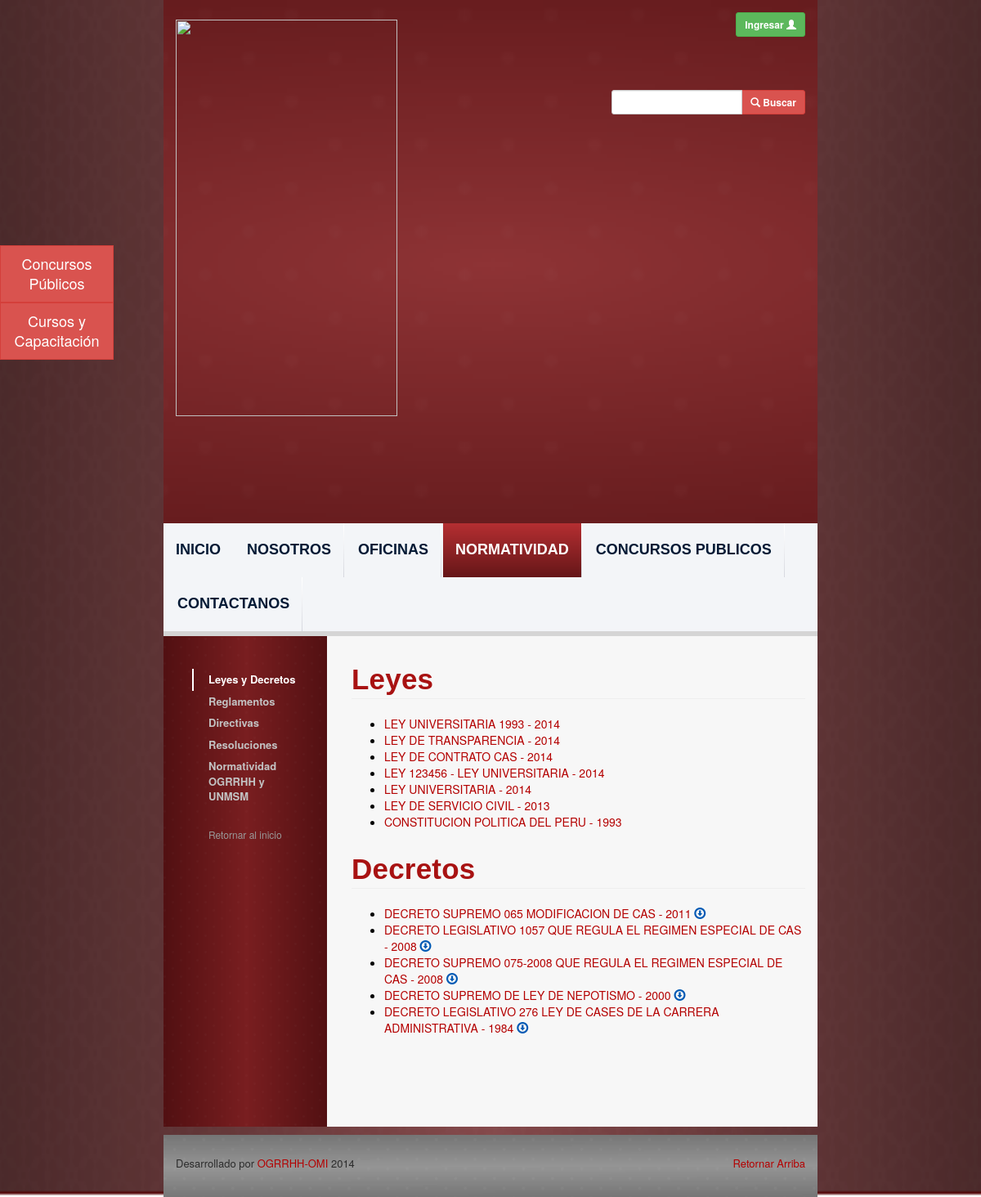
Before: /legislation-laws-decree.php with the older database file.
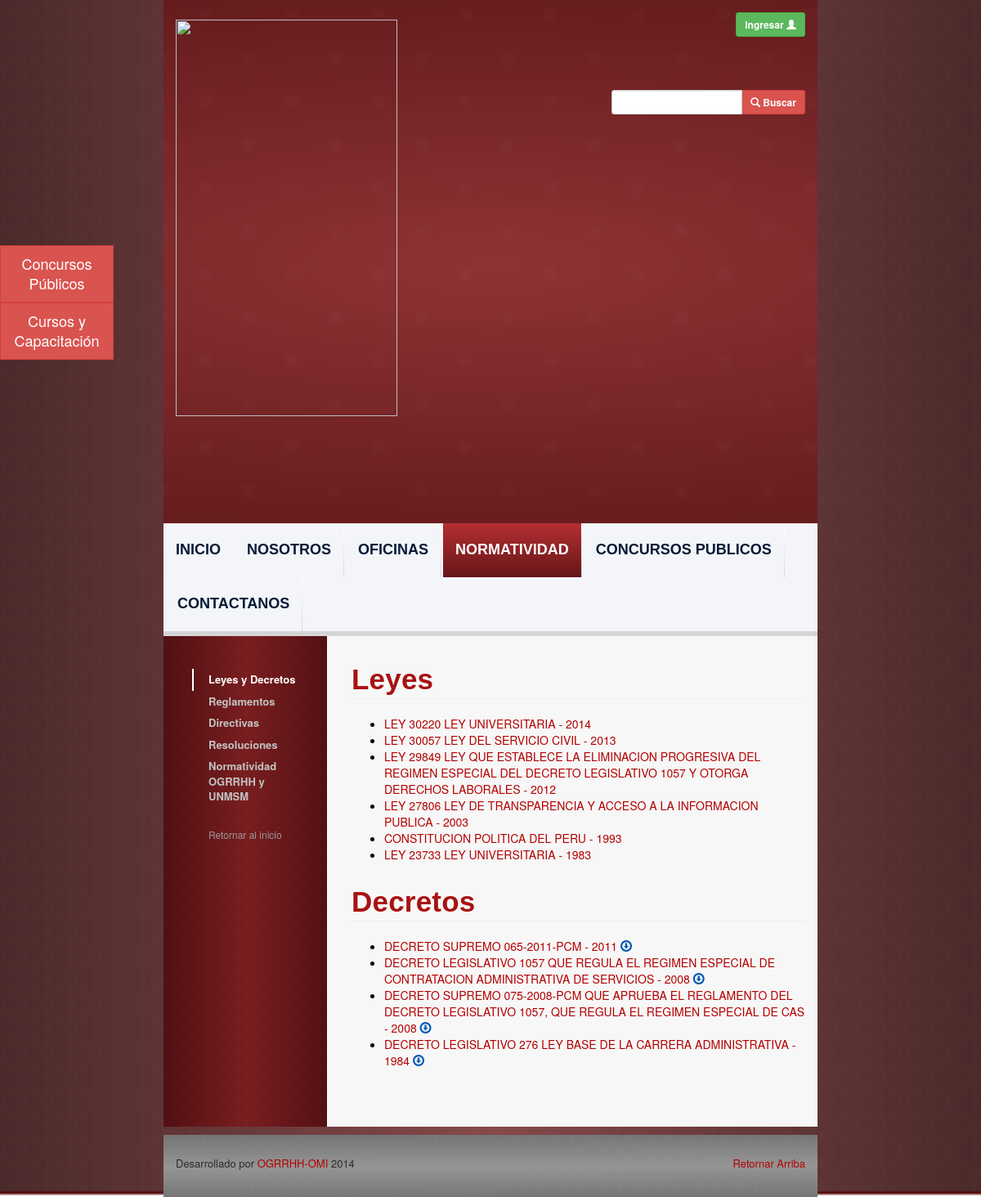
After: the same page with the newer database file.
### tables this page shows
CREATE TABLE `legislations` (
  `id` int(11) NOT NULL AUTO_INCREMENT,
  `name` varchar(500) NOT NULL,
  `publication_date` date NOT NULL,
  `file_path` varchar(500) NOT NULL,
  `user_id` int(11) NOT NULL,
  `legislation_type_id` int(11) NOT NULL,
  `office_id` int(11) NOT NULL,
  `update_date` date NOT NULL,
  PRIMARY KEY (`id`)
);

### php_files/ConnectionManager.php (called while the page is built, shortened)
<?php
class ConnectionManager{
	public $hostName = "localhost";
	public $userName = "root";
	public $password = "root";
	public $database = "ogrrhhwebsitedb";
	public $connection;
	public function createConnection(){
		$this->connection =  mysql_connect ( $this->hostName, $this->userName, $this->password );
	}
	public function selectDatabase(){
		return mysql_select_db ($this->database, $this->connection );
	}
	public function doQuery($query){
		$result = mysql_query ( $query, $this->connection );
		return $result;
	}
	public function closeConnection(){
		return mysql_close ($this->connection);
	}
}
?>

### php_files/LegislationDAO.php (called while the page is built, shortened)
<?php
include 'ConnectionManager.php';
class LegislationDAO {
	public function selectByLegislationType($legislationTypeId) {
		$query = 	"SELECT l.*, YEAR(l.publication_date) AS publication_year FROM
					legislations l
					WHERE legislation_type_id = " . $legislationTypeId . " ORDER BY l.publication_date DESC;";
		$connectionManager = new ConnectionManager ();
		$result = $connectionManager->doQuery ( $query );
		return $result;
	}
}
?>

### legislation-laws-decree.php (the view, shortened to what this page needs)
<?php
include 'php_files/LegislationDAO.php';
$legislationTypeIdLaw = 1;
$legislationTypeIdDecree = 2;
$legislationDAO = new LegislationDAO ();
$queryResultLaws = $legislationDAO->selectByLegislationType ( $legislationTypeIdLaw );
$queryResultDecree = $legislationDAO->selectByLegislationType ( $legislationTypeIdDecree );
?>
<html lang="es_PE">
<?php include('webframes/resources.php');?>
<body class="body-style">
	<div class="container-fluid">
		<div class="row background-image-style">
			<div class="col-md-8">
			<?php include('webframes/header.php');?>
			<div id="content-div" class="row">
				<?php include('webframes/left-navbar.php');?>
					<div class="col-md-9 text-content-style">
						<h1 id="universitary-legislation"
							class="font-style-medium-title-dark page-header ">Leyes</h1>
						<ul>
							<?php
							while ( $row = mysql_fetch_assoc ( $queryResultLaws ) ) {
								print ("<li><a class='upper-case-link' href='" . Constants::ogrrhhFTPUrl . $row ['file_path'] . "'
 								target='blank'>" . $row ['name'] . " - " . $row ['publication_year'] . "</a></li>") ;
							}
							?>
						</ul>
						<h1 id="universitary-legislation"
							class="font-style-medium-title-dark page-header ">Decretos</h1>
						<ul>
						<?php
						while ( $row = mysql_fetch_assoc ( $queryResultDecree ) ) {
							print ("<li ><a class='upper-case-link' href='view-legislation.php?id=52'
 								target='blank'>" . $row ['name'] . " - " . $row ['publication_year'] . "</a><div class='download-link-message' data-toggle='tooltip' title='' data-original-title='Descargar'><a class='blue-link-style ' href='" . Constants::ogrrhhFTPUrl . $row ['file_path'] . "'> <span class='glyphicon glyphicon-download'></span></a></div></li>") ;
						}
						?>
						</ul>
					</div>
				</div>
			<?php include('webframes/footer.php');?>
		</div>
		</div>
	</div>
</body>
</html>

Changed rows visible on the page:
removed legislations: name "LEY UNIVERSITARIA 1993", publication_year "2014", shown under "Leyes"
removed legislations: name "LEY DE TRANSPARENCIA", publication_year "2014", shown under "Leyes"
removed legislations: name "LEY DE CONTRATO CAS", publication_year "2014", shown under "Leyes"
removed legislations: name "LEY 123456 - LEY UNIVERSITARIA", publication_year "2014", shown under "Leyes"
removed legislations: name "LEY UNIVERSITARIA", publication_year "2014", shown under "Leyes"
removed legislations: name "LEY DE SERVICIO CIVIL", publication_year "2013", shown under "Leyes"
removed legislations: name "DECRETO SUPREMO 065 MODIFICACION DE CAS", publication_year "2011", shown under "Decretos"
removed legislations: name "DECRETO LEGISLATIVO 1057 QUE REGULA EL REGIMEN ESPECIAL DE CAS", publication_year "2008", shown under "Decretos"
removed legislations: name "DECRETO SUPREMO 075-2008 QUE REGULA EL REGIMEN ESPECIAL DE CAS", publication_year "2008", shown under "Decretos"
removed legislations: name "DECRETO SUPREMO DE LEY DE NEPOTISMO", publication_year "2000", shown under "Decretos"
removed legislations: name "DECRETO LEGISLATIVO 276 LEY DE CASES DE LA CARRERA ADMINISTRATIVA", publication_year "1984", shown under "Decretos"
added legislations: name "LEY 30220 LEY UNIVERSITARIA", publication_year "2014", shown under "Leyes"
added legislations: name "LEY 30057 LEY DEL SERVICIO CIVIL", publication_year "2013", shown under "Leyes"
added legislations: name "LEY 29849 LEY QUE ESTABLECE LA ELIMINACION PROGRESIVA DEL REGIMEN ESPECIAL DEL DECRETO LEGISLATIVO 1057 Y OTORGA DERECHOS LABORALES", publication_year "2012", shown under "Leyes"
added legislations: name "LEY 27806 LEY DE TRANSPARENCIA Y ACCESO A LA INFORMACION PUBLICA", publication_year "2003", shown under "Leyes"
added legislations: name "LEY 23733 LEY UNIVERSITARIA", publication_year "1983", shown under "Leyes"
added legislations: name "DECRETO SUPREMO 065-2011-PCM", publication_year "2011", shown under "Decretos"
added legislations: name "DECRETO LEGISLATIVO 1057 QUE REGULA EL REGIMEN ESPECIAL DE CONTRATACION ADMINISTRATIVA DE SERVICIOS", publication_year "2008", shown under "Decretos"
added legislations: name "DECRETO SUPREMO 075-2008-PCM QUE APRUEBA EL REGLAMENTO DEL DECRETO LEGISLATIVO 1057, QUE REGULA EL REGIMEN ESPECIAL DE CAS", publication_year "2008", shown under "Decretos"
added legislations: name "DECRETO LEGISLATIVO 276 LEY BASE DE LA CARRERA ADMINISTRATIVA", publication_year "1984", shown under "Decretos"
